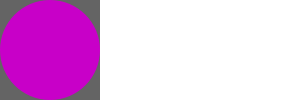
Frame 1 (no input)
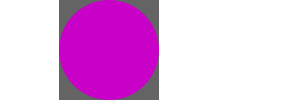
Frame 60 (the mouse pressed at the canvas centre just before this capture)
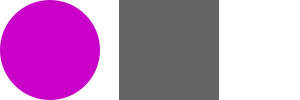
Frame 120 (the mouse held since frame 60 and released just before this capture)

The Processing sketch that drew these frames (run headless with seeded random() and noise(); from frame 60 on, the mouse is pressed at the canvas centre):

// Processing sketch: sketch__16_3
// ── sketch__16_3.pde
//THIS SKETCH IS FOR EX 16.3
//(MODIFIED FROM EX 16.2's SKETCH)
//IT TRANSLATES AN ELLIPSE AD A RECTANGLE 
//ACROSS THE SCREEN AND WHEN THE WIDTH IS REACHED
//THE SKETCH RESETS

//PUSHMARTIX AND POPMATRIX ARE ADDED TO THE SKETCH
//WITH A CLICK OF THE MOUSE, THE ELLIPSE'S MOVEMENT
//IS ISOLATED AND IT REMAINS STATIONARY

int move = 0;

void setup()
{
  size(300, 100);
  noStroke();
}

void draw()
{ 

  background(255);
  pushMatrix();               //ADDED FIRST PUSHMATRIX BOUNDARY 
  fill(100, 100, 100);
  translate(move, 0);         
  rect(0, 0, 100, 100);       
  move++;
  if (mousePressed==true) {popMatrix(); pushMatrix();} //ADDED THE PUSH AND POP MATRIX ON MOUSE CLICK TO ISOLATE THE ELLIPSE'S MOVEMENT 
  fill(200, 0, 200);
  ellipse(50, 50, 100, 100);   
  popMatrix();               //ADDED POPMARTIX TO SATISFY THE FIRST PUSHMARTIX

  if (move>=width) {
    move=(-100);
  }                          
}
